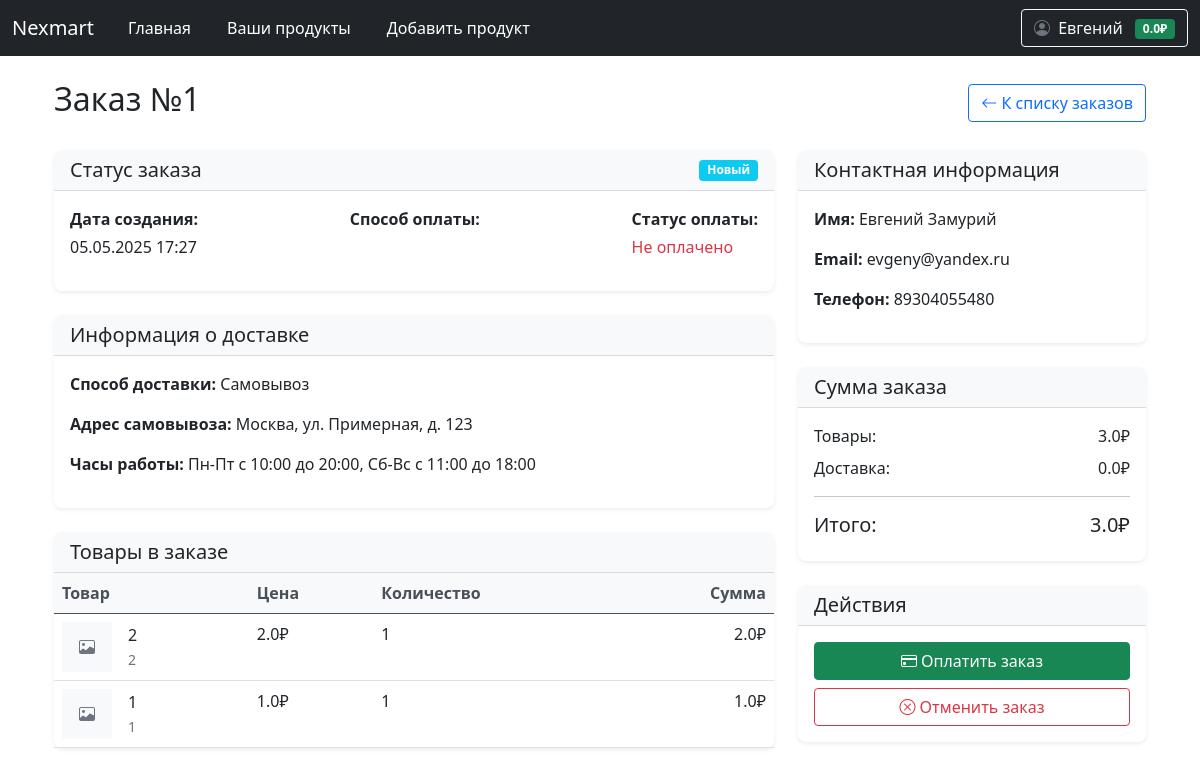
/user/order/1 (signed in), run on the app's committed database.
### data/user.py (models this page shows, shortened)
class User(SqlAlchemyBase, UserMixin):
    __tablename__ = 'users'
    id = Column(Integer, primary_key=True, autoincrement=True)
    email = Column(String, unique=True, nullable=False)
    hashed_password = Column(String, nullable=False)
    surname = Column(String, nullable=False)
    name = Column(String, nullable=False)
    modified_date = Column(DateTime)
    balance = Column(Float, default=0.0, nullable=False)
    products = relationship("Product", back_populates="user")

### data/order.py (models this page shows)
class Order(SqlAlchemyBase):
    __tablename__ = 'orders'
    id = sqlalchemy.Column(sqlalchemy.Integer, primary_key=True, autoincrement=True)
    user_id = sqlalchemy.Column(sqlalchemy.Integer, sqlalchemy.ForeignKey("users.id"))
    created_date = sqlalchemy.Column(sqlalchemy.DateTime, default=datetime.datetime.now)
    status = sqlalchemy.Column(sqlalchemy.String, default='new')  # new, paid, delivered, completed, cancelled
    total_price = sqlalchemy.Column(sqlalchemy.Float, nullable=False)
    name = sqlalchemy.Column(sqlalchemy.String, nullable=False)
    surname = sqlalchemy.Column(sqlalchemy.String, nullable=False)
    email = sqlalchemy.Column(sqlalchemy.String, nullable=False)
    phone = sqlalchemy.Column(sqlalchemy.String, nullable=False)
    delivery_type = sqlalchemy.Column(sqlalchemy.String, nullable=False)  # self_pickup, pickup_point
    delivery_service = sqlalchemy.Column(sqlalchemy.String, nullable=True)  # yandex, wildberries, ozon, pochta, cdek
    pvz_info = sqlalchemy.Column(sqlalchemy.String, nullable=True)  # JSON с информацией о ПВЗ
    delivery_cost = sqlalchemy.Column(sqlalchemy.Float, default=0.0)
    payment_method = sqlalchemy.Column(sqlalchemy.String, nullable=False)  # balance, card, cod
    is_paid = sqlalchemy.Column(sqlalchemy.Boolean, default=False)
    payment_date = sqlalchemy.Column(sqlalchemy.DateTime, nullable=True)
    comment = sqlalchemy.Column(sqlalchemy.Text, nullable=True)
    user = orm.relationship('User')
    items = orm.relationship('OrderItem', back_populates='order', cascade='all, delete-orphan')

class OrderItem(SqlAlchemyBase):
    __tablename__ = 'order_items'
    id = sqlalchemy.Column(sqlalchemy.Integer, primary_key=True, autoincrement=True)
    user_id = sqlalchemy.Column(sqlalchemy.Integer, sqlalchemy.ForeignKey("users.id"))
    product_id = sqlalchemy.Column(sqlalchemy.Integer, sqlalchemy.ForeignKey("products.id"))
    amount = sqlalchemy.Column(sqlalchemy.Integer, default=1)
    is_in_order = sqlalchemy.Column(sqlalchemy.Boolean, default=False)
    order_id = sqlalchemy.Column(sqlalchemy.Integer, sqlalchemy.ForeignKey("orders.id"), nullable=True)
    user = orm.relationship('User')
    product = orm.relationship('Product')
    order = orm.relationship('Order', back_populates='items')

### data/product.py (models this page shows)
class Product(SqlAlchemyBase):
    __tablename__ = 'products'
    id = sqlalchemy.Column(sqlalchemy.Integer, primary_key=True, autoincrement=True)
    name = sqlalchemy.Column(sqlalchemy.String, nullable=False)
    price = sqlalchemy.Column(sqlalchemy.Float, nullable=False)
    description = sqlalchemy.Column(sqlalchemy.Text)
    created_date = sqlalchemy.Column(sqlalchemy.DateTime, default=datetime.datetime.now)
    open = sqlalchemy.Column(sqlalchemy.Boolean)  # открыт ли продукт для общего доступа
    amount_available = sqlalchemy.Column(sqlalchemy.Integer)  # сколько есть продукта для продажи
    amount_sell = sqlalchemy.Column(sqlalchemy.Integer)  # сколько продано для статистики
    image = sqlalchemy.Column(sqlalchemy.String)
    user_id = sqlalchemy.Column(sqlalchemy.Integer, sqlalchemy.ForeignKey('users.id'))
    user = sqlalchemy.orm.relationship('User', back_populates='products')

### main.py (the view)
@app.route('/user/order/<int:order_id>')
@login_required
def user_order_details(order_id):
    db_sess = db_session.create_session()
    order = db_sess.query(Order).filter(
        Order.id == order_id,
        Order.user_id == current_user.id
    ).first()
    if not order:
        flash('Заказ не найден', 'danger')
        return redirect('/user/orders')
    return render_template('order_details.html', order=order)

### templates/order_details.html (shortened to what this page needs)
{% extends "base.html" %}
{% block content %}
<div class="container">
    <div class="d-flex justify-content-between align-items-center mb-4">
        <h2>Заказ №{{ order.id }}</h2>
        <a href="/user/orders" class="btn btn-outline-primary">
            <i class="bi bi-arrow-left"></i> К списку заказов
        </a>
    </div>
    <div class="row">
        <div class="col-lg-8">
            <div class="card mb-4">
                <div class="card-header bg-light d-flex justify-content-between align-items-center">
                    <h5 class="mb-0">Статус заказа</h5>
                    {% if order.status == 'new' %}
                    <span class="badge bg-info">Новый</span>
                    {% elif order.status == 'paid' %}
                    <span class="badge bg-success">Оплачен</span>
                    {% elif order.status == 'delivered' %}
                    <span class="badge bg-primary">Доставлен</span>
                    {% elif order.status == 'completed' %}
                    <span class="badge bg-success">Завершен</span>
                    {% elif order.status == 'cancelled' %}
                    <span class="badge bg-danger">Отменен</span>
                    {% endif %}
                </div>
                <div class="card-body">
                    <div class="d-flex justify-content-between">
                        <div>
                            <p class="mb-1"><strong>Дата создания:</strong></p>
                            <p>{{ order.created_date.strftime('%d.%m.%Y %H:%M') }}</p>
                        </div>
                        <div>
                            <p class="mb-1"><strong>Способ оплаты:</strong></p>
                        </div>
                        <div>
                            <p class="mb-1"><strong>Статус оплаты:</strong></p>
                            <p>{% if order.is_paid %}<span class="text-success">Оплачено</span>{% else %}<span class="text-danger">Не оплачено</span>{% endif %}</p>
                        </div>
                    </div>
                </div>
            </div>
            <div class="card mb-4">
                <div class="card-header bg-light">
                    <h5 class="mb-0">Информация о доставке</h5>
                </div>
                <div class="card-body">
                    <p><strong>Способ доставки:</strong>
                        {% if order.delivery_type == 'self_pickup' %}
                        Самовывоз
                        {% elif order.delivery_type == 'pickup_point' %}
                        Пункт выдачи заказов
                        {% endif %}
                    </p>
                    {% if order.delivery_type == 'pickup_point' and order.pvz_info %}
                    {% set pvz = order.pvz_info|tojson|fromjson %}
                    <p><strong>Служба доставки:</strong>
                        {% if order.delivery_service == 'yandex' %}
                        Яндекс.Маркет
                        {% elif order.delivery_service == 'wildberries' %}
                        Wildberries
                        {% elif order.delivery_service == 'ozon' %}
                        Ozon
                        {% elif order.delivery_service == 'pochta' %}
                        Почта России
                        {% elif order.delivery_service == 'cdek' %}
                        СДЭК
                        {% endif %}
                    </p>
                    <p><strong>Пункт выдачи:</strong> {{ pvz.name }}</p>
                    <p><strong>Адрес:</strong> {{ pvz.address }}</p>
                    <p><strong>Часы работы:</strong> {{ pvz.hours }}</p>
                    {% elif order.delivery_type == 'self_pickup' %}
                    <p><strong>Адрес самовывоза:</strong> Москва, ул. Примерная, д. 123</p>
                    <p><strong>Часы работы:</strong> Пн-Пт с 10:00 до 20:00, Сб-Вс с 11:00 до 18:00</p>
                    {% endif %}
                </div>
            </div>
            <div class="card mb-4">
                <div class="card-header bg-light">
                    <h5 class="mb-0">Товары в заказе</h5>
                </div>
                <div class="card-body p-0">
                    <div class="table-responsive">
                        <table class="table table-hover m-0">
                            <thead>
                                <tr>
                                    <th>Товар</th>
                                    <th>Цена</th>
                                    <th>Количество</th>
                                    <th class="text-end">Сумма</th>
                                </tr>
                            </thead>
                            <tbody>
                                {% for item in order.items %}
                                <tr>
                                    <td>
                                        <div class="d-flex align-items-center">
                                            {% if item.product.image %}
                                            <img src="{{ url_for('static', filename='upload/' + item.product.image) }}"
                                                 class="img-thumbnail me-3" alt="{{ item.product.name }}"
                                                 style="width: 50px; height: 50px; object-fit: cover;">
                                            {% else %}
                                            <div class="bg-light text-center me-3" style="width: 50px; height: 50px; line-height: 50px;">
                                                <i class="bi bi-image text-muted"></i>
                                            </div>
                                            {% endif %}
                                            <div>
                                                <p class="mb-0">{{ item.product.name }}</p>
                                                <small class="text-muted">{{ item.product.description|truncate(50) }}</small>
                                            </div>
                                        </div>
                                    </td>
                                    <td>{{ item.product.price }}₽</td>
                                    <td>{{ item.amount }}</td>
                                    <td class="text-end">{{ item.product.price * item.amount }}₽</td>
                                </tr>
                                {% endfor %}
                            </tbody>
                        </table>
                    </div>
                </div>
            </div>
        </div>
        <div class="col-lg-4">
            <div class="card mb-4">
                <div class="card-header bg-light">
                    <h5 class="mb-0">Контактная информация</h5>
                </div>
                <div class="card-body">
                    <p><strong>Имя:</strong> {{ order.name }} {{ order.surname }}</p>
                    <p><strong>Email:</strong> {{ order.email }}</p>
                    <p><strong>Телефон:</strong> {{ order.phone }}</p>
                </div>
            </div>
            <div class="card mb-4">
                <div class="card-header bg-light">
                    <h5 class="mb-0">Сумма заказа</h5>
                </div>
                <div class="card-body">
                    <div class="d-flex justify-content-between mb-2">
                        <span>Товары:</span>
                        <span>{{ order.total_price - order.delivery_cost }}₽</span>
                    </div>
                    <div class="d-flex justify-content-between mb-3">
                        <span>Доставка:</span>
                        <span>{{ order.delivery_cost }}₽</span>
                    </div>
                    <hr>
                    <div class="d-flex justify-content-between">
                        <span class="h5">Итого:</span>
                        <span class="h5">{{ order.total_price }}₽</span>
                    </div>
                </div>
            </div>
            <div class="card mb-4">
                <div class="card-header bg-light">
                    <h5 class="mb-0">Действия</h5>
                </div>
                <div class="card-body">
                    {% if not order.is_paid and order.status != 'cancelled' %}
                    <a href="#" class="btn btn-success w-100 mb-2">
                        <i class="bi bi-credit-card"></i> Оплатить заказ
                    </a>
                    {% endif %}
                    {% if order.status == 'new' or order.status == 'paid' %}
                    <a href="#" class="btn btn-outline-danger w-100">
                        <i class="bi bi-x-circle"></i> Отменить заказ
                    </a>
                    {% endif %}
                </div>
            </div>
        </div>
    </div>
</div>
{% endblock %}

### templates/base.html (shortened to what this page needs)
<!doctype html>
<html lang="ru">
<head>
                    <link href="https://cdn.jsdelivr.net/npm/bootstrap@5.0.2/dist/css/bootstrap.min.css" rel="stylesheet">
                    <link rel="stylesheet" href="https://cdn.jsdelivr.net/npm/bootstrap-icons@1.8.1/font/bootstrap-icons.css">
    <link rel="stylesheet" href="{{ url_for('static', filename='css/style.css') }}">
    <link rel="stylesheet" href="https://cdnjs.cloudflare.com/ajax/libs/font-awesome/6.5.1/css/all.min.css">
    <link rel="stylesheet" href="{{ url_for('static', filename='css/auth_styles.css') }}">
</head>
<body>
<header>
    <nav class="navbar navbar-expand-md navbar-dark bg-dark" aria-label="Fourth navbar example">
        <div class="container-fluid">
          <a class="navbar-brand" href="#">Nexmart</a>
          <div class="collapse navbar-collapse" id="navbarsExample04">
            <ul class="navbar-nav me-auto mb-2 mb-md-0">
              <li class="nav-item">
                <a class="nav-link active" aria-current="page" href="/">Главная</a>
              </li>
                {% if not current_user.is_authenticated %}
                <li class="nav-item">
                <a class="nav-link active" aria-current="page" href="/register"></a>
              </li>
                <li class="nav-item">
                <a class="nav-link active" aria-current="page" href="/login"></a>
              </li>
                {% else %}
                <li class="nav-item">
                <a class="nav-link active" href="/user/products">Ваши продукты</a>
              </li>
                <li class="nav-item">
                <a class="nav-link active" href="/user/products/add">Добавить продукт</a>
              </li>
                {% endif %}
            </ul>
            {% if current_user.is_authenticated %}
            <div class="d-flex align-items-center">
              <div class="dropdown">
                <button class="btn btn-outline-light dropdown-toggle" type="button" id="profileDropdown" data-bs-toggle="dropdown" aria-expanded="false">
                  <i class="bi bi-person-circle me-1"></i>
                  {{ current_user.name }}
                  <span class="badge bg-success ms-2">{{ current_user.balance }}₽</span>
                </button>
              </div>
            </div>
            {% else %}
            <div class="d-flex">
              <a href="/login" class="btn btn-outline-light me-2">Войти</a>
              <a href="/register" class="btn btn-success">Регистрация</a>
            </div>
            {% endif %}
          </div>
        </div>
      </nav>
</header>
<div class="container mt-4">
    {% block content %}{% endblock %}
</div>
</body>
</html>

### data on the page
User: name "Евгений", balance "0.0"
Order: id "1", created_date "05.05.2025 17:27", name "Евгений", surname "Замурий", email "evgeny@yandex.ru", phone "89304055480", order.total_price-order.delivery_cost "3.0", delivery_cost "0.0", total_price "3.0"
OrderItem: product.name "2", product.description "2", product.price "2.0", amount "1", item.product.price*item.amount "2.0"
OrderItem: product.name "1", product.description "1", product.price "1.0", amount "1", item.product.price*item.amount "1.0"
